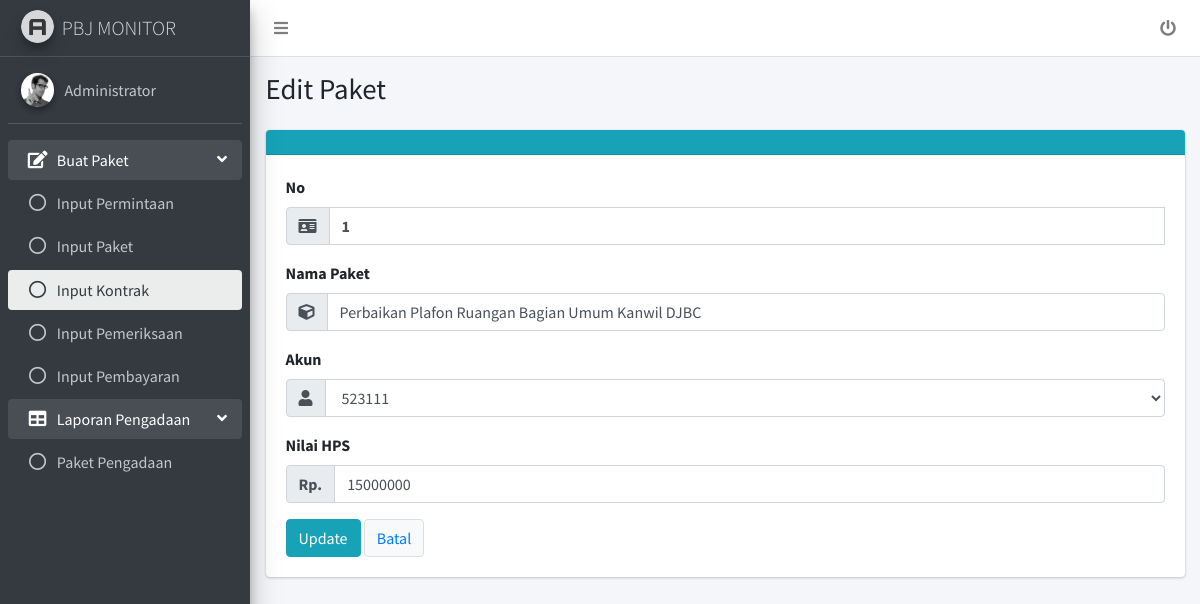
The app's page /edit_paket.php?no=1 (signed in) with its own data.
### tables this page shows
CREATE TABLE `paket` (
  `no` varchar(11) NOT NULL,
  `nama_paket` varchar(100) NOT NULL,
  `akun` int(11) NOT NULL,
  `nilai_hps` int(11) NOT NULL
);

### edit_paket.php (the view, shortened to what this page needs)
<!DOCTYPE html>
<html>
<head>
  <link rel="stylesheet" href="plugins/fontawesome-free/css/all.min.css">
  <link rel="stylesheet" href="dist/css/adminlte.min.css">
</head>
<body class="hold-transition sidebar-mini layout-fixed">
<div class="wrapper">
  <nav class="main-header navbar navbar-expand navbar-white navbar-light">
    <ul class="navbar-nav">
      <li class="nav-item">
        <a class="nav-link" data-widget="pushmenu" href="#" role="button"><i class="fas fa-bars"></i></a>
      </li>
    </ul>
	<ul class="navbar-nav ml-auto">
	  <li class="nav-item">
        <a class="nav-link" href="logout.php">
          <i class="fas fa-power-off"></i>
        </a>
      </li>
	</ul>
  </nav>
  <aside class="main-sidebar sidebar-dark-primary elevation-4">
    <a href="index.php" class="brand-link">
      <img src="dist/img/AdminLTELogo.png" alt="AdminLTE Logo" class="brand-image img-circle elevation-3"
           style="opacity: .8">
      <span class="brand-text font-weight-light">PBJ MONITOR</span>
    </a>
    <div class="sidebar">
      <div class="user-panel mt-3 pb-3 mb-3 d-flex">
        <div class="image">
          <img src="dist/img/user2-160x160.jpg" class="img-circle elevation-2" alt="User Image">
        </div>
        <div class="info">
          <a href="#" class="d-block"><?php echo $_SESSION['name']; ?></a>
        </div>
      </div>
      <nav class="mt-2">
        <ul class="nav nav-pills nav-sidebar flex-column" data-widget="treeview" role="menu" data-accordion="false">
          <li class="nav-item has-treeview menu-open">
            <a href="#" class="nav-link">
              <i class="nav-icon fas fa-edit"></i>
              <p>
                Buat Paket
                <i class="fas fa-angle-left right"></i>
              </p>
            </a>
            <ul class="nav nav-treeview">
              <li class="nav-item">
                <a href="permintaan.php" class="nav-link">
                  <i class="far fa-circle nav-icon"></i>
                  <p><?php if($_SESSION['akses'] == "admin") echo "Input "; ?>Permintaan</p>
                </a>
              </li>
              <li class="nav-item">
                <a href="paket.php" class="nav-link">
                  <i class="far fa-circle nav-icon"></i>
                  <p><?php if($_SESSION['akses'] == "admin") echo "Input "; ?>Paket</p>
                </a>
              </li>
              <li class="nav-item">
                <a href="kontrak.php" class="nav-link active">
                  <i class="far fa-circle nav-icon"></i>
                  <p><?php if($_SESSION['akses'] == "admin") echo "Input "; ?>Kontrak</p>
                </a>
              </li>
              <li class="nav-item">
                <a href="pemeriksaan.php" class="nav-link">
                  <i class="far fa-circle nav-icon"></i>
                  <p><?php if($_SESSION['akses'] == "admin") echo "Input "; ?>Pemeriksaan</p>
                </a>
              </li>
			  <li class="nav-item">
                <a href="pembayaran.php" class="nav-link">
                  <i class="far fa-circle nav-icon"></i>
                  <p><?php if($_SESSION['akses'] == "admin") echo "Input "; ?>Pembayaran</p>
                </a>
              </li>
            </ul>
          </li>
          <li class="nav-item has-treeview menu-open">
            <a href="#" class="nav-link">
              <i class="nav-icon fas fa-table"></i>
              <p>
                Laporan Pengadaan
                <i class="fas fa-angle-left right"></i>
              </p>
            </a>
            <ul class="nav nav-treeview">
              <li class="nav-item">
                <a href="pengadaan.php" class="nav-link">
                  <i class="far fa-circle nav-icon"></i>
                  <p>Paket Pengadaan</p>
                </a>
              </li>
            </ul>
          </li>
        </ul>
      </nav>
    </div>
  </aside>
  <div class="content-wrapper">
    <section class="content-header">
      <div class="container-fluid">
        <div class="row mb-2">
          <div class="col-sm-6">
            <h1>Edit Paket</h1>
          </div>
        </div>
      </div>
    </section>
	<?php
		include 'koneksi.php';
		$data = mysqli_query($koneksi, "SELECT * FROM paket WHERE no='".$_GET['no']."'");
		$col = mysqli_fetch_array($data);
	?>
    <section class="content">
      <div class="container-fluid">
		<div class="card card-info">
			<div class="card-header">
			</div>
			<form method="POST">
			<div class="card-body">
				<div class="form-group">
					<label>No</label>
					<div class="input-group">
						<div class="input-group-prepend">
							<span class="input-group-text"><i class="fas fa-id-card"></i></span>
						</div>
						<label class="form-control"><?php echo $col['no']; ?></label>
					</div>
				</div>
				<div class="form-group">
					<label>Nama Paket</label>
					<div class="input-group">
						<div class="input-group-prepend">
							<span class="input-group-text"><i class="fas fa-cube"></i></span>
						</div>
						<input type="text" class="form-control" name="nama_paket" value="<?php echo $col['nama_paket']; ?>">
					</div>
				</div>
				<div class="form-group">
					<label>Akun</label>
					<div class="input-group">
						<div class="input-group-prepend">
							<span class="input-group-text"><i class="fas fa-user"></i></span>
						</div>
						<select class="form-control" name="akun">
							<?php
								$dataakun = mysqli_query($koneksi, "SELECT * FROM akun");
								while($akun = mysqli_fetch_array($dataakun))
									if($akun['akun'] == $col['akun'])
										echo "<option selected>".$akun['akun']."</option>";
									else
										echo "<option>".$akun['akun']."</option>";
							?>
						</select>
					</div>
				</div>
				<div class="form-group">
					<label>Nilai HPS</label>
					<div class="input-group">
						<div class="input-group-prepend">
							<span class="input-group-text"><b>Rp.</b></span>
						</div>
						<input type="text" class="form-control" name="nilai_hps" value="<?php echo $col['nilai_hps']; ?>">
					</div>
				</div>
				<div>
					<button type="submit" class="btn btn-info" style="background-color: #17a2b8" name="submit">Update</button>
					<button class="btn btn-default"><a href="kontrak.php">Batal</a></button>
                </div>
			</div>
			</form>
		</div>
      </div>
    </section>
  </div>
</div>
</body>
</html>

### records on screen
paket: no "1", nama_paket "Perbaikan Plafon Ruangan Bagian Umum Kanwil DJBC", nilai_hps "15000000"

### other values on screen
$_SESSION['name'] "Administrator"
form field akun "523111"
